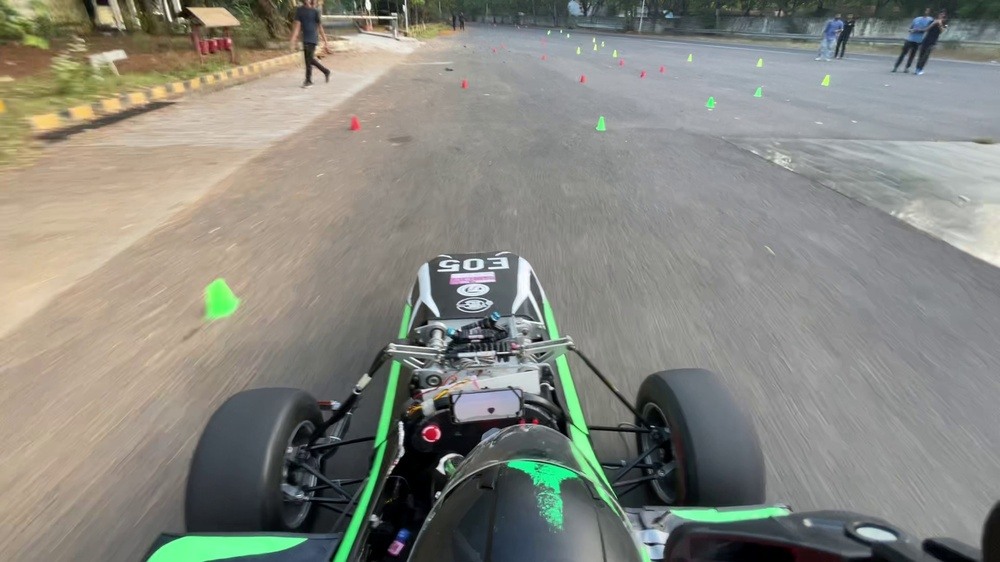
#> input picture Q1/image1.jpg, 1000 x 562 px, shrunk from 1920 x 1080 before the run
$ python Homography.py
#> lines starting #> are read from the running program, lines starting #| are printed output that depends on the picture; after the words box and inside, x2 and y2 are one past the last pixel; in counts of white or black regions, pixels touching at a corner belong together
import cv2
import numpy as np
import os
import matplotlib.pyplot as plt

#Prepocessing image to make it ready
def preprocess(image_path1, image_path2):

    #Loading images
#> called with image_path1 = 'image1.jpg', image_path2 = 'image2.jpg'
    image1=cv2.imread(image_path1)
#> image1 is the input picture: shape (562, 1000, 3); mean B, G, R 127.1, 135.2, 134.8
    image2=cv2.imread(image_path2)
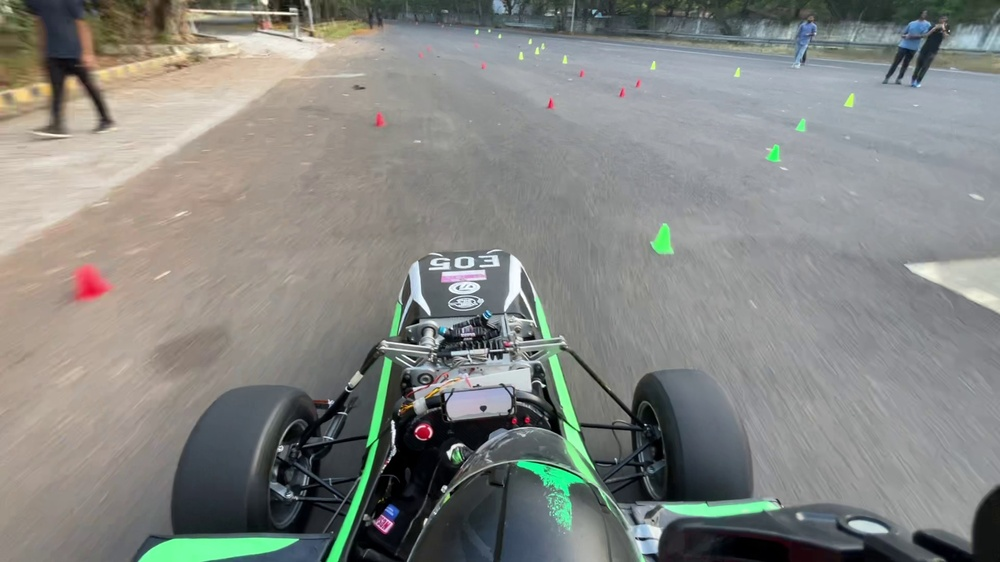
#> input picture Q1/image2.jpg, 1000 x 562 px, shrunk from 1920 x 1080 before the run
#> image2 is the input picture: shape (562, 1000, 3); mean B, G, R 130.1, 134.1, 132.5
    if(image1 is None or image2 is None):
        raise FileNotFoundError("Image nor found or improper format")

    #Convert from BGR to RGB for display
    original_rgb1=cv2.cvtColor(image1,cv2.COLOR_BGR2RGB)
    original_rgb2=cv2.cvtColor(image2,cv2.COLOR_BGR2RGB)

    #Convert to grayscale and invert
    gray1=255-(cv2.cvtColor(image1, cv2.COLOR_BGR2GRAY))
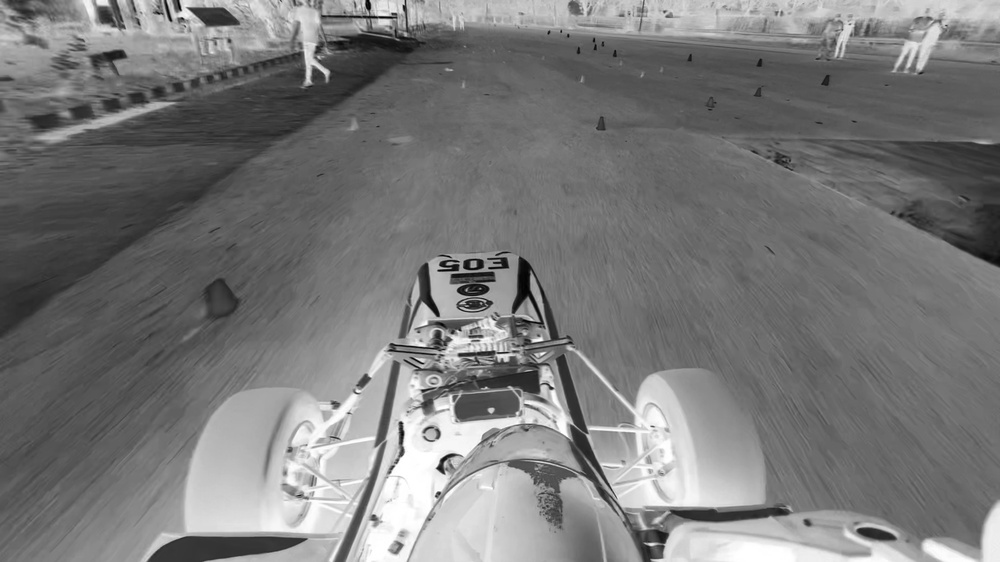
#> gray1: shape (562, 1000); min 1, max 255, mean 120.9
    gray2=255-(cv2.cvtColor(image2, cv2.COLOR_BGR2GRAY))
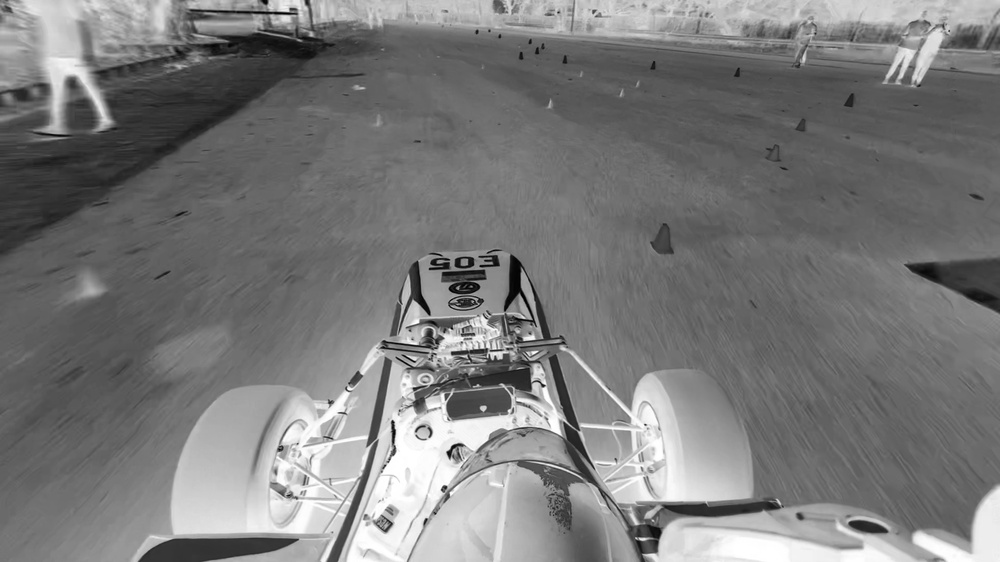
#> gray2: shape (562, 1000); min 0, max 255, mean 121.9

    return gray1, gray2, original_rgb1, original_rgb2

#Actual processing for Homograph
def Homograph(gray1, gray2, original_rgb1, original_rgb2):

    #ORB detector
    orb=cv2.ORB_create(nfeatures=1000, scaleFactor=1.2, nlevels=8)

    h, w = gray1.shape
#> h = 562; w = 1000
    mask1=np.zeros_like(gray1)
    mask1[0:int(0.45*h), :]=255

    #keypoints and descriptors
    kp1, des1=orb.detectAndCompute(gray1,mask1)
#> kp1 = 804 keypoints; strongest (x, y, size): (313, 68, 64.3), (313, 69, 53.6), (327, 71, 53.6), (326, 71, 64.3)
    kp2, des2=orb.detectAndCompute(gray2,mask1)
#> kp2 = 707 keypoints; strongest (x, y, size): (71, 81, 64.3), (105, 119, 92.6), (73, 77, 64.3), (310, 35, 31)
    if(des1 is None or des2 is None):
        raise ValueError("Descriptors not found")

    #Using BFMatching to find close matches using k-th nearest neighbour
    bf=cv2.BFMatcher(cv2.NORM_HAMMING)
    matches=bf.knnMatch(des1,des2,k=2)
#> matches = 804 matches

    peak_matches=[]
    for m,n in matches:
        if m.distance < 0.75*n.distance:
            peak_matches.append(m)
#> after the loop, peak_matches = 30 matches

    if len(peak_matches) < 4:
        raise ValueError("Not enough matches to compute homography")

    # Extract location of good matches
    pts1 = np.float32([kp1[m.queryIdx].pt for m in peak_matches]).reshape(-1, 1, 2)
#> pts1 = 30 rows, first 8: [893, 71], [549, 32], [922, 32], [920, 69], [925, 33], [447, 69], [907, 66], [896, 66]
    pts2 = np.float32([kp2[m.trainIdx].pt for m in peak_matches]).reshape(-1, 1, 2)
#> pts2 = 30 rows, first 8: [883.2, 82.8], [477, 31], [919.2, 37.2], [917.3, 80.64], [922.8, 40.8], [356, 86.4], [900, 76.8], [886.8, 75.6]

    # Find the homography matrix using RANSAC
    H, mask = cv2.findHomography(pts1, pts2, cv2.RANSAC, 5.0)
#> H = [[1.31, 1.31, -248.4], [0.0172, 1.36, -18.27], [4.12e-05, 0.00151, 1]]; mask = 30 values, max 1 at index 0, min 0 at index 5, mean 0.667
    if H is None or mask is None:
        raise ValueError("Homography computation failed")
    inliers=[]
    for i in range(len(peak_matches)):
        if mask[i]:
            inliers.append(peak_matches[i])
#> this loop made 30 passes
#> after the loop, inliers = 20 matches

    return H, kp1, kp2, inliers

#Drawing Matches
def draw(img1,img2,kp1,kp2,matches):

    h1, w1, _ = img1.shape
    h2, w2, _ = img2.shape

    out = np.zeros((max(h1, h2), w1 + w2, 3), dtype=np.uint8)
    out[:h1, :w1] = img1
    out[:h2, w1:w1 + w2] = img2

    for m in matches[:30]:

        pt1 = tuple(np.int32(kp1[m.queryIdx].pt))
        pt2 = tuple(np.int32(kp2[m.trainIdx].pt) + np.array([w1, 0]))

        # Draw thick line
        cv2.line(out, pt1, pt2, (0, 255, 0), thickness=2)

        # Draw thicker circles
        cv2.circle(out, pt1, 3, (255, 0, 0), -1)
        cv2.circle(out, pt2, 3, (255, 0, 0), -1)

    plt.figure(figsize=(15,8))
    plt.imshow(out)
    plt.axis("off")
    plt.show()

def Warp(img1,img2,H):
    h,w,_ = img1.shape
    warped=cv2.warpPerspective(img2,H, (w,h))
    plt.figure(figsize=(12,8))
    plt.imshow(warped)
    plt.axis("off")
    plt.show()
    return warped

if __name__=="__main__":
    path1="image1.jpg"
    path2="image2.jpg"

    gray1,gray2,rgb1,rgb2=preprocess(path1,path2)
    H,kp1,kp2,peak_matches=Homograph(gray1,gray2,rgb1,rgb2)
#> peak_matches = 20 matches

    draw(rgb1,rgb2,kp1,kp2,peak_matches)
#> in draw, `out[:h1, :w1] = img1`:
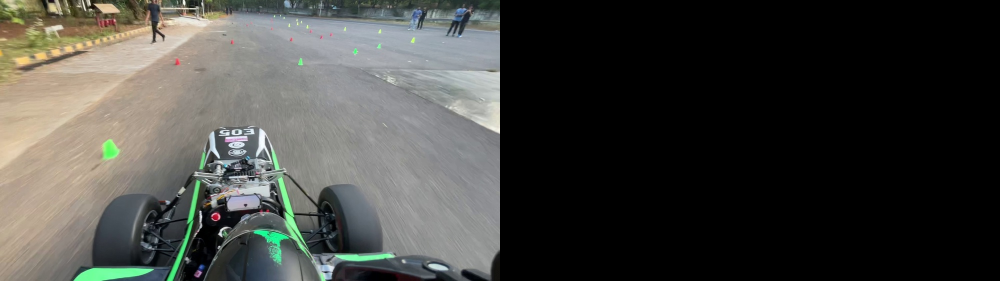
#> out: shape (562, 2000, 3) (shown at 1/2 size); mean R, G, B 67.4, 67.6, 63.6
#> in draw, `out[:h2, w1:w1 + w2] = img2`:
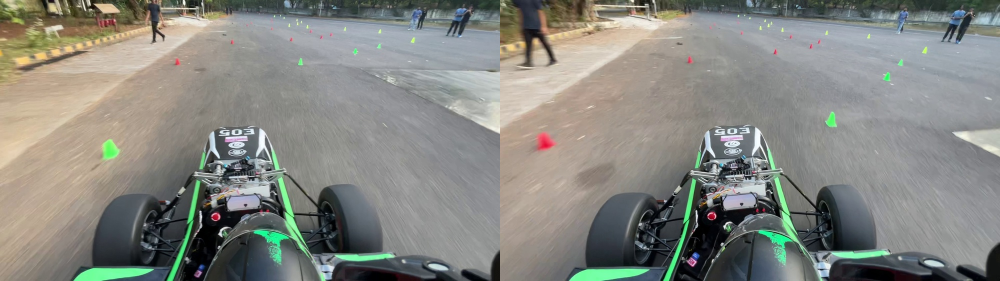
#> out: shape (562, 2000, 3) (shown at 1/2 size); mean R, G, B 133.7, 134.6, 128.6
#> the loop in draw, `for m in matches[:30]: ` made 20 passes
#> (pt1, pt2) on passes 1 to 12: ((893, 71), (1883, 82)), ((549, 32), (1477, 31)), ((922, 32), (1919, 37)), ((920, 69), (1917, 80)), ((925, 33), (1922, 40)), ((907, 66), (1900, 76)), ((896, 66), (1886, 75)), ((897, 64), (1886, 75)), ((397, 39), (1298, 39)), ((897, 56), (1890, 64)), ((690, 55), (1652, 62)), ((909, 31), (1903, 37))
#> after the loop in draw, `for m in matches[:30]:`:
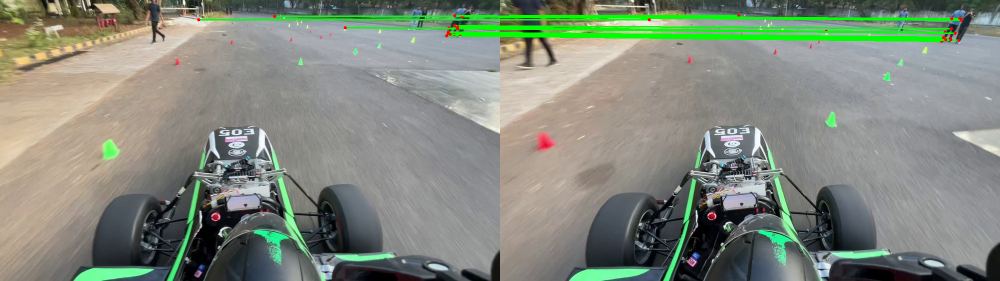
#> out: shape (562, 2000, 3) (shown at 1/2 size); 2.67% of pixels changed, all inside (x1, y1, x2, y2) = (394, 28, 1926, 86)
    align=Warp(rgb1,rgb2,H)
#> in Warp, `warped=cv2.warpPerspective(img2,H, (w,h))`:
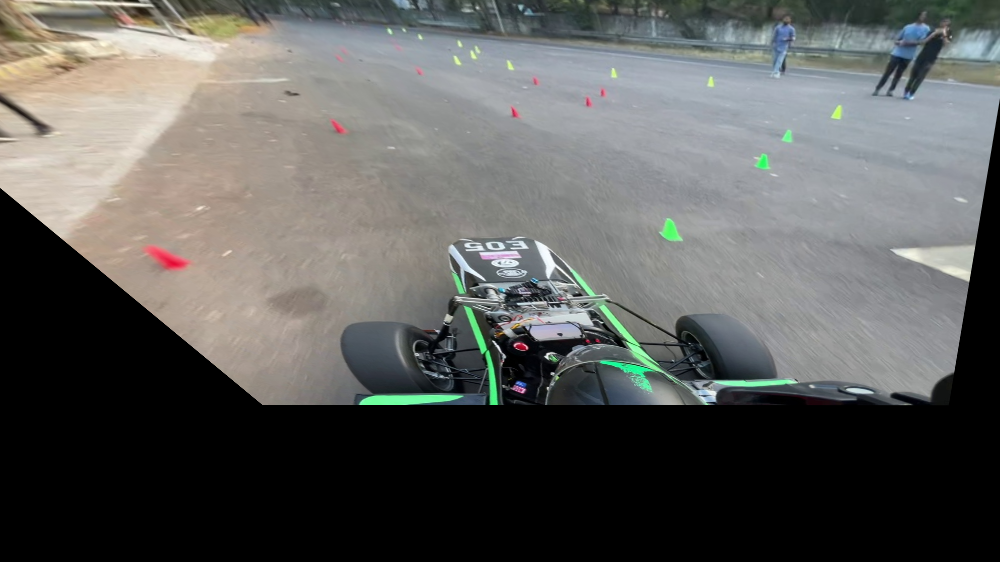
#> warped: shape (562, 1000, 3); mean R, G, B 93, 93.4, 91.1
